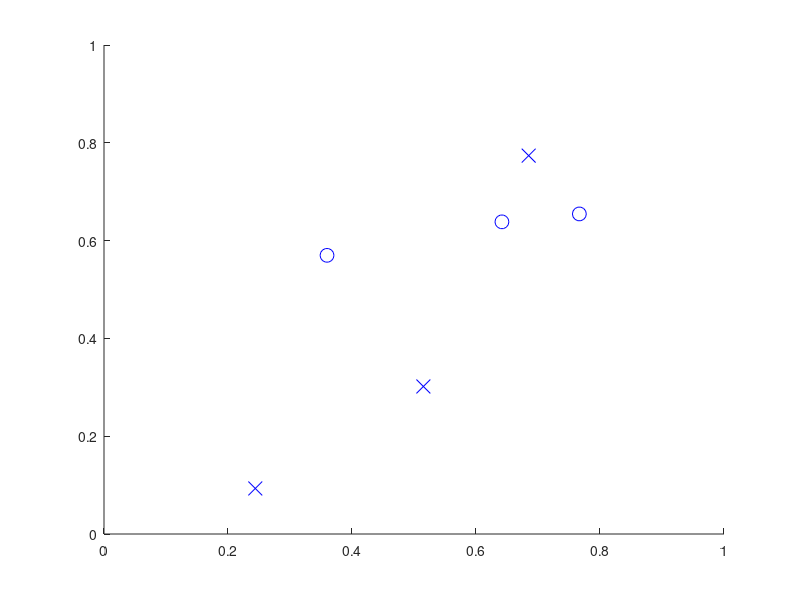
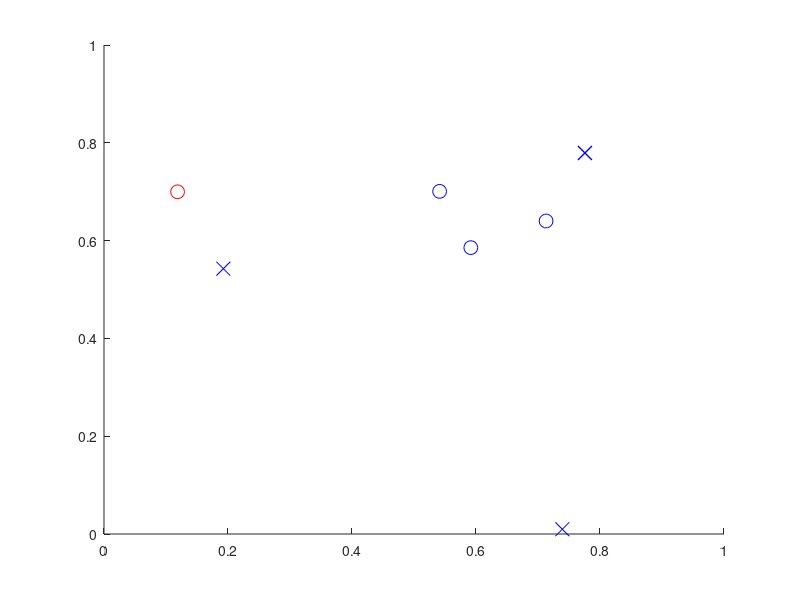
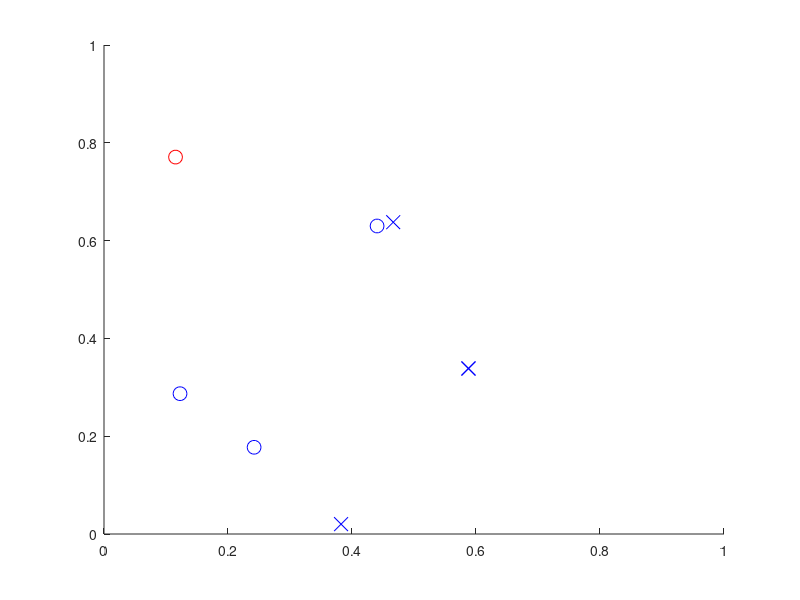
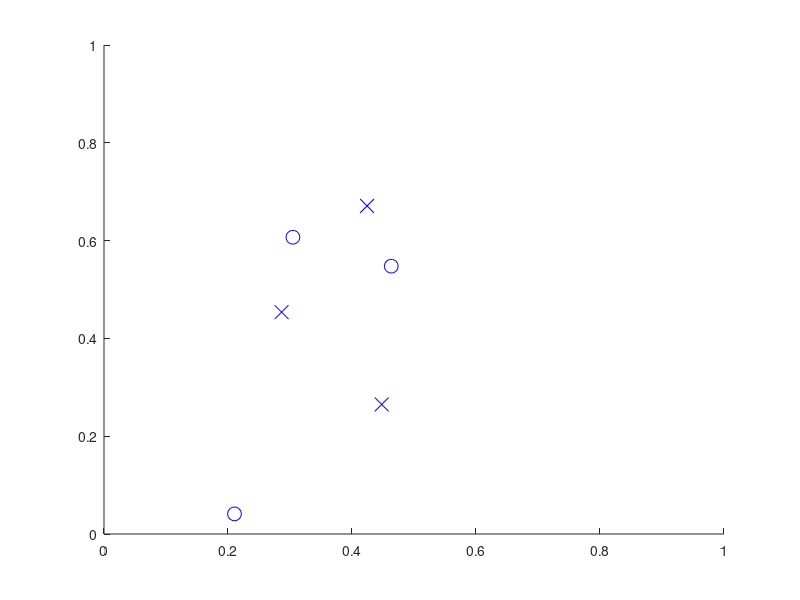

MATLAB code to generate these figures, in order: (Note: this script raises an error after producing the figures.)
function [] =visual_search()
    plotting_matrix_feat = [];
    plotting_matrix_conj = [];
    set_size_list = [4 8 12 16];
    
    for i=1:length(set_size_list)
        set_size = set_size_list(i);

        correct = 0;
        trial = 1;
        RT_conj = [];
        RT_feat = [];
        n = 6; 
        numberOfOnes = n/2;
        indexes = randperm(n); 
        x = zeros(1, n); % start off with all zeros.
        x(indexes(1:numberOfOnes)) = 1; % half of them, at random, are 1
       

        % pop out feature
        while trial < 7
            h = figure;
            hold on;
            i=1;
             
            while i < set_size
                p = (0.9-0.1).*rand(4,2);
                axis([0 1 0 1]) 
                plot(p(3,1), p(3,2),'ob', 'MarkerSize',10); %blue o point
                plot(p(4,1), p(4,2), 'xb', 'MarkerSize',10); % blue x point  
                i = i+1;
            end
            if x(trial)
                plot(p(2,1), p(2,2),'or', 'MarkerSize',10); %red o point // target is here 
                plot(p(4,1), p(4,2), 'xb', 'MarkerSize',10); % blue x to control for number


            end
            hold off
            tic;
            pause;
            h725 = get(h, 'CurrentCharacter');
            elapsedTime = toc;
            
            %correct input
            if strcmp(h725,'y') & x(trial) | strcmp(h725,'n') & ~x(trial)
                correct = correct + 1; 
                RT_feat = [RT_feat, elapsedTime];
                plotting_matrix_feat = [plotting_matrix_feat ; i elapsedTime];
            end
            
        trial = trial +1;
        end
 
    end
    
    uc1 = unique(plotting_matrix_feat(:,1)) ;
    mc2 = accumarray(plotting_matrix_feat(:,1), plotting_matrix_feat(:,2), [], @mean);
    newData_feat = [uc1, mc2(uc1)];
    
 
    
    %conjunction feature
    for i=1:length(set_size_list)
        set_size = set_size_list(i);
    
    
        correct = 0;
        trial = 1;
        RT_conj = [];
        n = 6;
        numberOfOnes = n/2;
        indexes = randperm(n);
        x = zeros(1, n);
        x(indexes(1:numberOfOnes)) = 1;
       
        while trial < 7
            h = figure;
            hold on
            i=1;
            while i < set_size
                p = (0.9-0.1).*rand(4,2);
                axis([0 1 0 1]);
                plot(p(3,1), p(3,2),'ob', 'MarkerSize',10); %blue o point
                plot(p(4,1), p(4,2), 'xb', 'MarkerSize',10); % blue x point 
                plot(p(1,1), p(1,2),'xr','MarkerSize',10); %red x point // second distraction
                i = i+1;
            end
            if x(trial)
                plot(p(2,1), p(2,2),'or', 'MarkerSize',10); %red o point // target is here 
                plot(p(4,1), p(4,2), 'xb', 'MarkerSize',10); 


            end
            hold off;
            tic;
            pause;
            h725 = get(h, 'CurrentCharacter');
            elapsedTime = toc;


            if strcmp(h725,'y') & x(trial) | strcmp(h725,'n') & ~x(trial)
                correct = correct + 1; 
                RT_conj = [RT_conj, elapsedTime];
                plotting_matrix_conj = [plotting_matrix_conj ; i elapsedTime];

            end

        trial = trial +1;
        end
    end
    
    uc1_conj = unique( plotting_matrix_conj(:,1) ) ;
    mc2_conj = accumarray( plotting_matrix_conj(:,1), plotting_matrix_conj(:,2), [], @mean ) ;
    newData_conj = [uc1_conj, mc2_conj(uc1)];
    
    figure;
    hold on;
    axis([4 16 0.4 2.5]);
    xlabel("Set size");
    ylabel("Reaction Time");
    plot(newData_feat(:,1),newData_feat(:,2))
    plot(newData_conj(:,1),newData_conj(:,2), "r")
    hold off;
end
